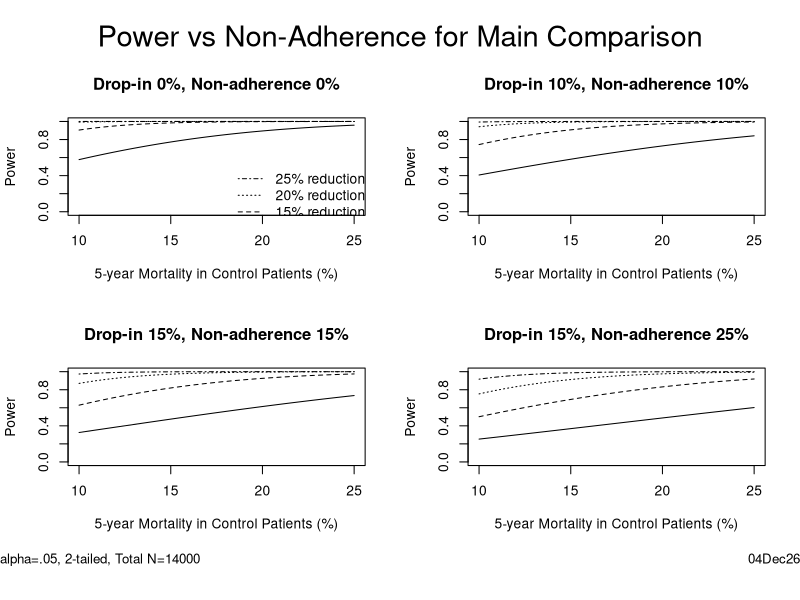
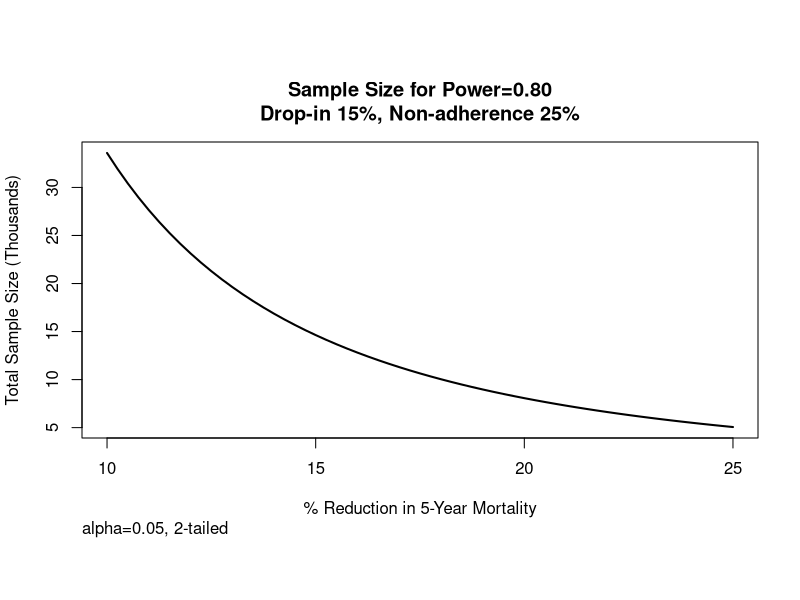

Write the R code that produced these figures, in order.
library(Hmisc)


### Name: cpower
### Title: Power of Cox/log-rank Two-Sample Test
### Aliases: cpower
### Keywords: htest survival

### ** Examples

#In this example, 4 plots are drawn on one page, one plot for each
#combination of noncompliance percentage.  Within a plot, the
#5-year mortality % in the control group is on the x-axis, and
#separate curves are drawn for several % reductions in mortality
#with the intervention.  The accrual period is 1.5y, with all
#patients followed at least 5y and some 6.5y.


par(mfrow=c(2,2),oma=c(3,0,3,0))


morts <- seq(10,25,length=50)
red <- c(10,15,20,25)


for(noncomp in c(0,10,15,-1)) {
  if(noncomp>=0) nc.i <- nc.c <- noncomp else {nc.i <- 25; nc.c <- 15}
  z <- paste("Drop-in ",nc.c,"%, Non-adherence ",nc.i,"%",sep="")
  plot(0,0,xlim=range(morts),ylim=c(0,1),
           xlab="5-year Mortality in Control Patients (%)",
           ylab="Power",type="n")
  title(z)
  cat(z,"\n")
  lty <- 0
  for(r in red) {
        lty <- lty+1
        power <- morts
        i <- 0
        for(m in morts) {
          i <- i+1
          power[i] <- cpower(5, 14000, m/100, r, 1.5, 5, nc.c, nc.i, pr=FALSE)
        }
        lines(morts, power, lty=lty)
  }
  if(noncomp==0)legend(18,.55,rev(paste(red,"% reduction",sep="")),
           lty=4:1,bty="n")
}
mtitle("Power vs Non-Adherence for Main Comparison",
           ll="alpha=.05, 2-tailed, Total N=14000",cex.l=.8)
#
# Point sample size requirement vs. mortality reduction
# Root finder (uniroot()) assumes needed sample size is between
# 1000 and 40000
#
nc.i <- 25; nc.c <- 15; mort <- .18
red <- seq(10,25,by=.25)
samsiz <- red


i <- 0
for(r in red) {
  i <- i+1
  samsiz[i] <- uniroot(function(x) cpower(5, x, mort, r, 1.5, 5,
                                          nc.c, nc.i, pr=FALSE) - .8,
                       c(1000,40000))$root
}


samsiz <- samsiz/1000
par(mfrow=c(1,1))
plot(red, samsiz, xlab='% Reduction in 5-Year Mortality',
	 ylab='Total Sample Size (Thousands)', type='n')
lines(red, samsiz, lwd=2)
title('Sample Size for Power=0.80\nDrop-in 15%, Non-adherence 25%')
title(sub='alpha=0.05, 2-tailed', adj=0)
